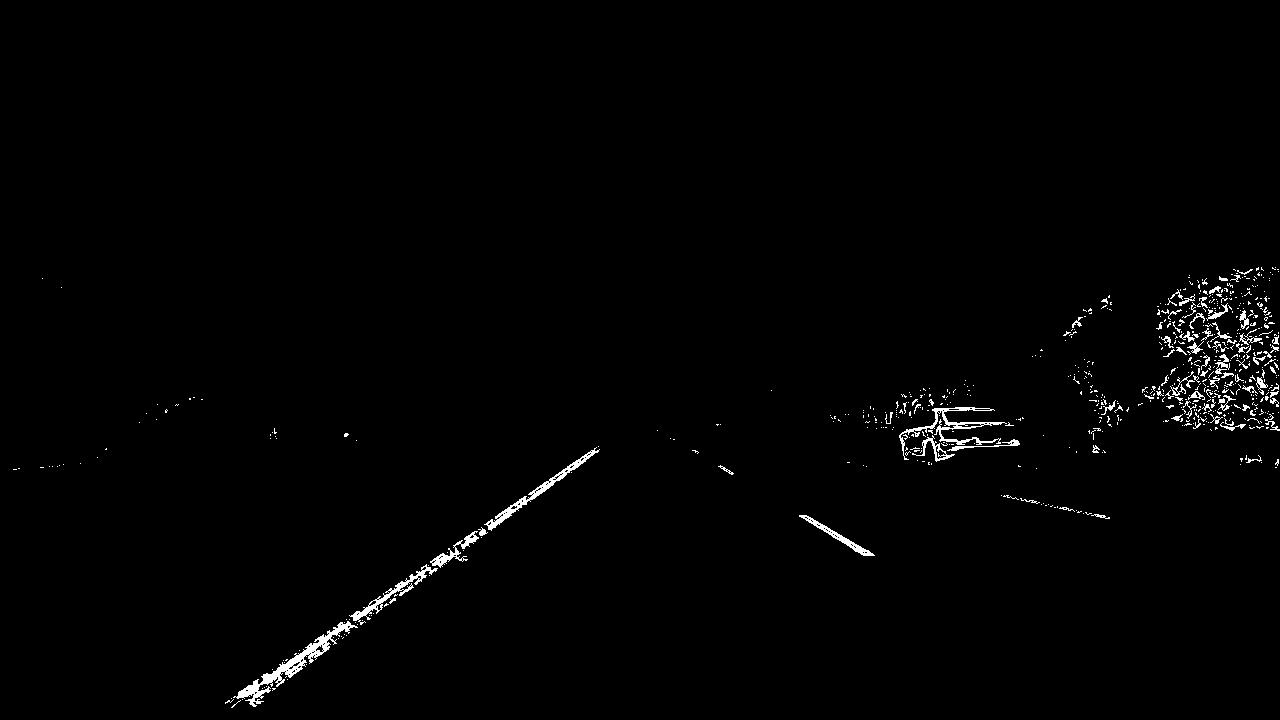
#> input picture output_images/thresholded.jpg, 1280 x 720 px
$ python lanecalibration.py
#> lines starting #> are read from the running program, lines starting #| are printed output that depends on the picture; after the words box and inside, x2 and y2 are one past the last pixel; in counts of white or black regions, pixels touching at a corner belong together
import cv2
import matplotlib.pyplot as plt
import matplotlib.image as mpimg
import numpy as np

class LaneCalibration(object):
    def __init__(self, img):
        self.mclicks = 0 # Tracks number of mouse clicks
        self.click_coords = [] # Tracks mouse click coordinates
        self.img = img.copy()

    def run(self):
        # Set mouse click event
        cv2.namedWindow('Initial src Selection', cv2.WINDOW_NORMAL)
        cv2.setMouseCallback('Initial src Selection', self.display_points)

        # Wait for four mouse clicks
        while(self.mclicks < 4):
            # Display image
            self.display_image()

            # Update every 20ms
            cv2.waitKey(20)

        # Display image and close once any key is pressed
        self.display_image()
        cv2.waitKey()
        cv2.destroyAllWindows()

        # Sort selected points left to right
        self.click_coords.sort(key=lambda axis: (axis[0]))

        # Fix large errors that occur when warping if points do not
        # line up horizontally. Assumes user was close.
        self.click_coords = np.asarray(self.click_coords)
        self.click_coords[3,1] = self.click_coords[0,1]
        self.click_coords[2,1] = self.click_coords[1,1]

        return self.click_coords

    def display_points(self,event,x,y,flags,param):
        # Text/circle parameters
        text = "(%d,%d)" %(x,y)
        radius = 7
        fill = -1
        pos = (x-20, y-15)
        font = cv2.FONT_HERSHEY_SIMPLEX
        size = 0.6
        color = (50,50,255)
        thickness = 1

        # Called on double click event
        if event == cv2.EVENT_LBUTTONDBLCLK:
            self.mclicks += 1
            if self.mclicks <= 4:
                cv2.circle(self.img, (x,y), radius, color, fill)
                cv2.putText(self.img, text, pos, font, size, color, thickness)
                cv2.line(self.img, (0,y), (self.img.shape[1],y), color)
                self.click_coords.append([x,y])

    def display_image(self):
        # Text parameters
        text = "Select four 'src' points, then press any key to exit."
        pos = (200,200)
        font = cv2.FONT_HERSHEY_SIMPLEX
        size = 1
        color = (255,255,255)
        thickness = 2

        # Add text, show image
        cv2.putText(self.img, text, pos, font, size, color, thickness)
        cv2.imshow('Initial src Selection', self.img)


if __name__ == '__main__':
    image = cv2.imread('../output_images/thresholded.jpg')
#> image is the input picture: shape (720, 1280, 3); min 0, max 255, mean 3
    LaneCalibration = LaneCalibration(image)
    points = LaneCalibration.run()
#> in display_image, `cv2.putText(self.img, text, pos, font, size, color, thickness)`:
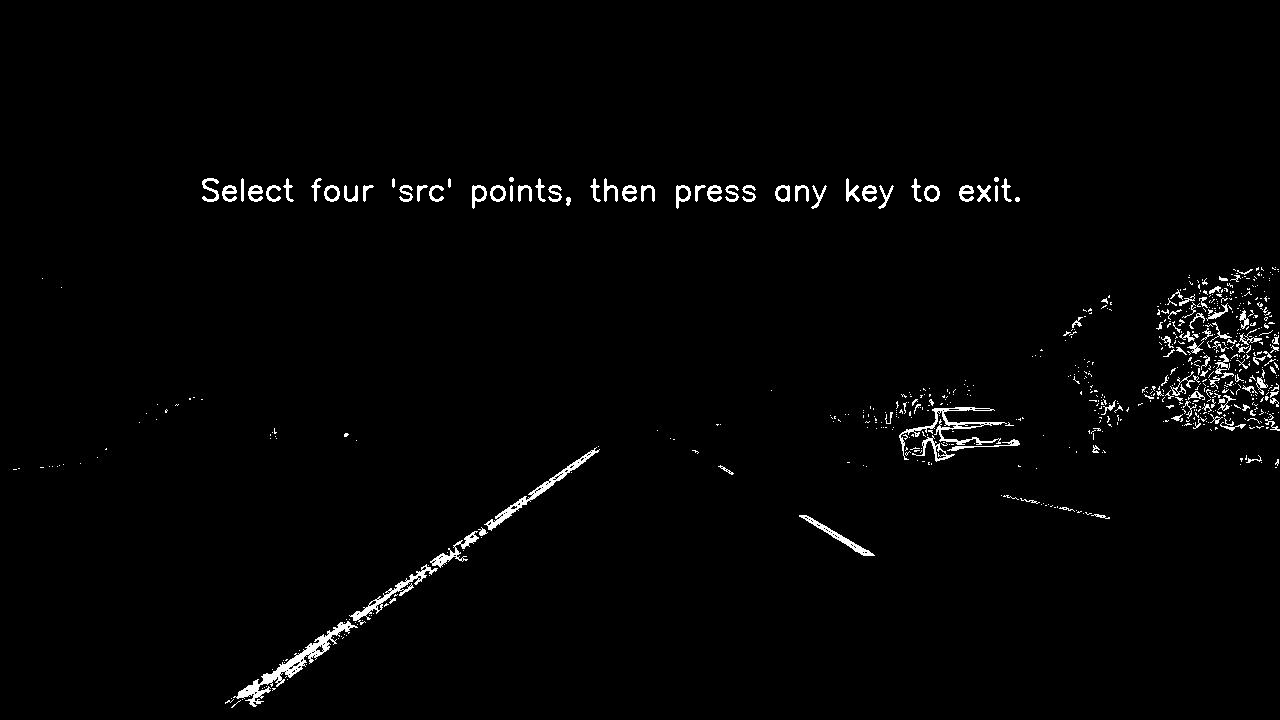
#> self.img: shape (720, 1280, 3); 0.52% of pixels changed, all inside (x1, y1, x2, y2) = (202, 177, 1020, 209)
    print(points)
